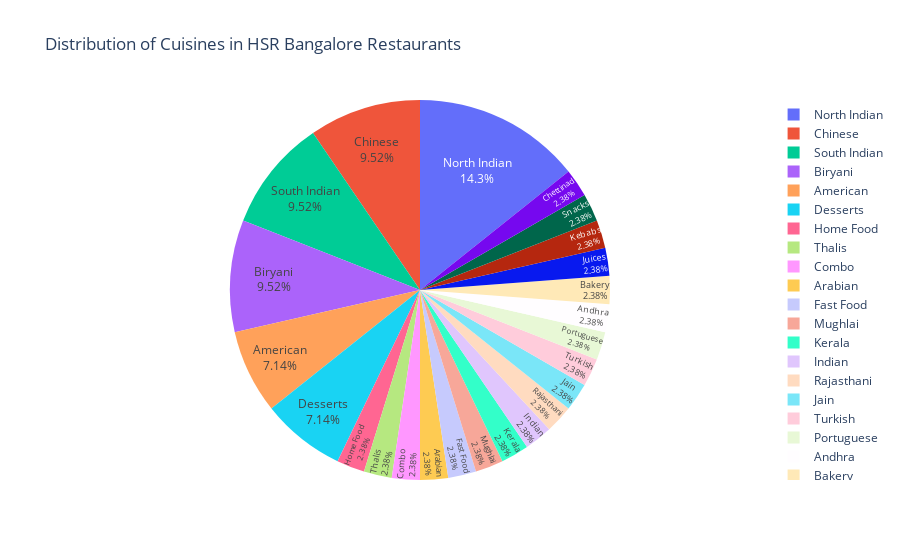

Here is the notebook cell this chart was saved with:
### Code cell
fig = px.pie(data_frame = df_Cuisine_HSR, 
             names = df_Cuisine_HSR['Cuisine'], 
             values = df_Cuisine_HSR['Count'], 
             title = 'Distribution of Cuisines in HSR Bangalore Restaurants')

fig.update_traces(textposition = 'inside', textinfo = 'percent+label')
fig.show()

### Figure 1 — Plotly figure (JSON) as saved in the notebook; plotly's stock layout.template omitted (floating-point values rounded to 4 significant figures)
{"data": [{"domain": {"x": [0, 1], "y": [0, 1]}, "hovertemplate": "Cuisine=%{label}<br>Count=%{value}<extra></extra>", "labels": ["North Indian", "Home Food", "Thalis", "Combo", "American", "Arabian", "Chinese", "Desserts", "Fast Food", "Mughlai", "South Indian", "Kerala", "Indian", "Rajasthani", "Jain", "Biryani", "Turkish", "Portuguese", "Andhra", "Bakery", "Juices", "Kebabs", "Snacks", "Chettinad"], "legendgroup": "", "name": "", "showlegend": true, "textinfo": "percent+label", "textposition": "inside", "type": "pie", "values": [6, 1, 1, 1, 3, 1, 4, 3, 1, 1, 4, 1, 1, 1, 1, 4, 1, 1, 1, 1, 1, 1, 1, 1]}], "layout": {"legend": {"tracegroupgap": 0}, "title": {"text": "Distribution of Cuisines in HSR Bangalore Restaurants"}}}
